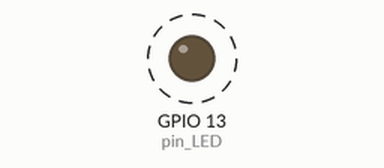
Recording of a sketch running on a simulated ESP32. Shown: output pins drawn as LEDs (lit = HIGH). Dashed ring = blinking.

Above: at 0.5 s.
Timing chart, 0 to 4.6 s (numbered marks = the images above):
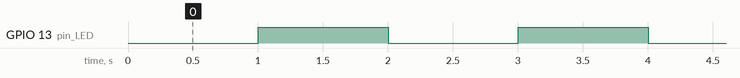

The sketch:

EX_78_01.ino
```cpp
#include <Ticker.h>

int pin_LED = 13;
boolean LED_state = false;
Ticker ticker;         // Ticker 객체

void setup() {
  pinMode(pin_LED, OUTPUT);     // 출력으로 설정
  digitalWrite(pin_LED, LED_state);   // 꺼진 상태로 시작

  ticker.attach(1, blinking);     // 1초에 한 번 호출되는 함수 설정
}

void blinking() {         // 콜백 함수
  LED_state = !LED_state;     // LED 상태 반전
  digitalWrite(pin_LED, LED_state);   // LED 상태 표시
}

void loop() {
}
```

Measured:
- by itself, GPIO 13 (pin_LED): alternates HIGH for 1.0 s and LOW for 1.0 s
